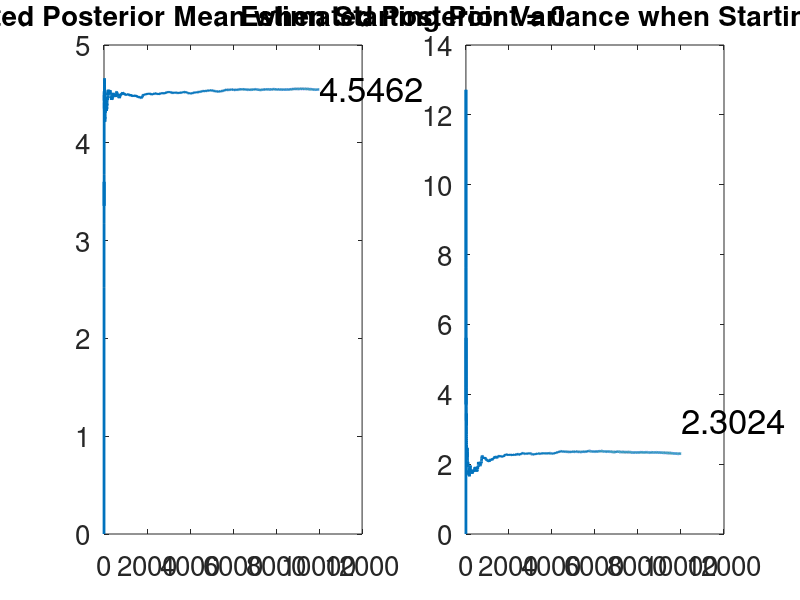
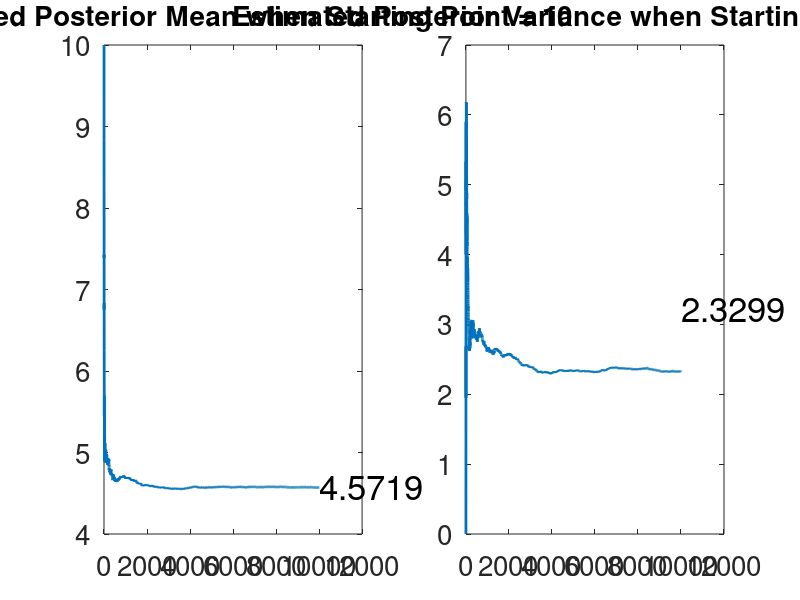
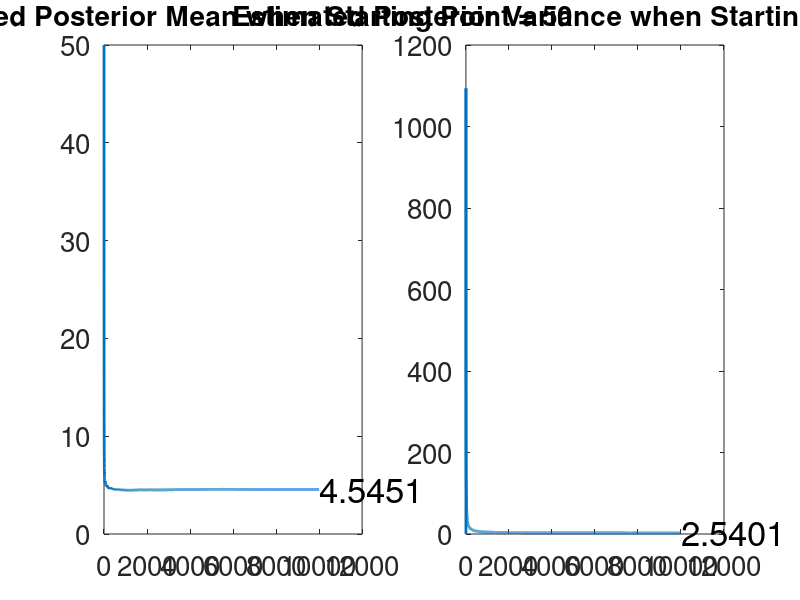
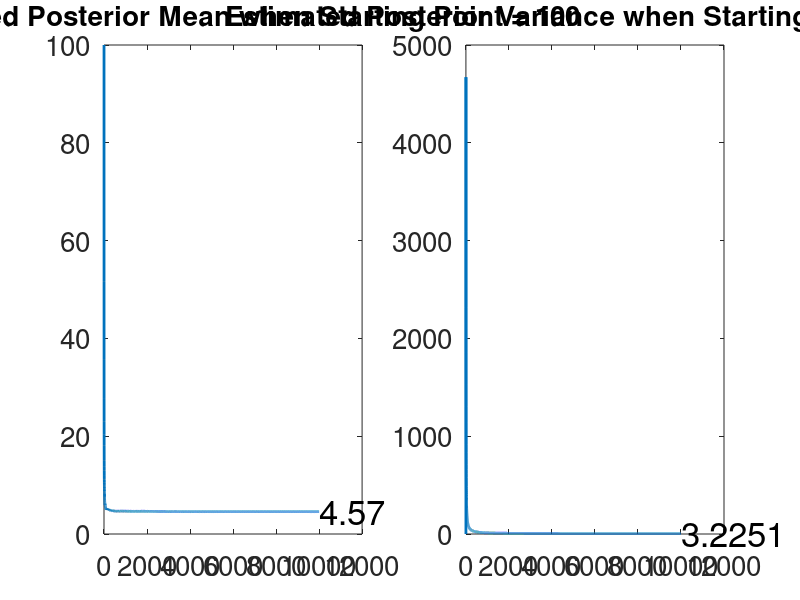

Reproduce these figures in MATLAB, in order.
%% Prob. 2 of HW 5: Generate Random (Realized) Samples from Posterior Distribution through MH algorithm.

posterior = @(x) exp(-abs(4-x).^0.5-(1/8)*(x-5).^2);
q = @(x) exp(-(1/8)*(x-5).^2);

X = [0 10 50 100];
Mean_X = [0 10 50 100];
Var_X = [0 0 0 0];

for j = 1:4
    for i = 1:10000
        Y = normrnd(5,2);
        a = (posterior(Y).*q(X(i,j)) ) / (posterior(X(i,j)).*q(Y) ); %% MH ratio
        rho = min(a,1);
        if rand <= rho
            X(i+1,j) = Y;
        else
            X(i+1,j) = X(i,j);
        end
        Mean_X(i+1,j) = mean(X(1:i+1,j));
        Var_X(i+1,j) = var(X(1:i+1,j));
    end
end

for k = 1:4 
    subplot(2,2,k)
    stairs( X(:,k) )
    set(gca, 'FontSize', 20)
    title(sprintf('starting point= %d', X(1,k)), 'FontSize', 20)
end

for k = 1:4 
    figure(k);
    
    subplot(1,2,1);
    plot(Mean_X(:,k), 'linewidth', 2);
    set(gca, 'FontSize', 20);
    text(10^4+1, Mean_X(10001,k), [;, num2str(Mean_X(10001,k))], 'HorizontalAlignment', 'left', 'FontSize', 25);
    title(sprintf('Estimated Posterior Mean when Starting Point = %d', X(1,k)), 'FontSize', 20);
    
    subplot(1,2,2);
    plot(Var_X(:,k), 'linewidth', 2);
    set(gca, 'FontSize', 20);
    text(10^4+1, Var_X(10001,j), [;, num2str(Var_X(10001,k))], 'HorizontalAlignment', 'left', 'FontSize', 25);
    title(sprintf('Estimated Posterior Variance when Starting Point = %d', X(1,k)), 'FontSize', 20);
end
